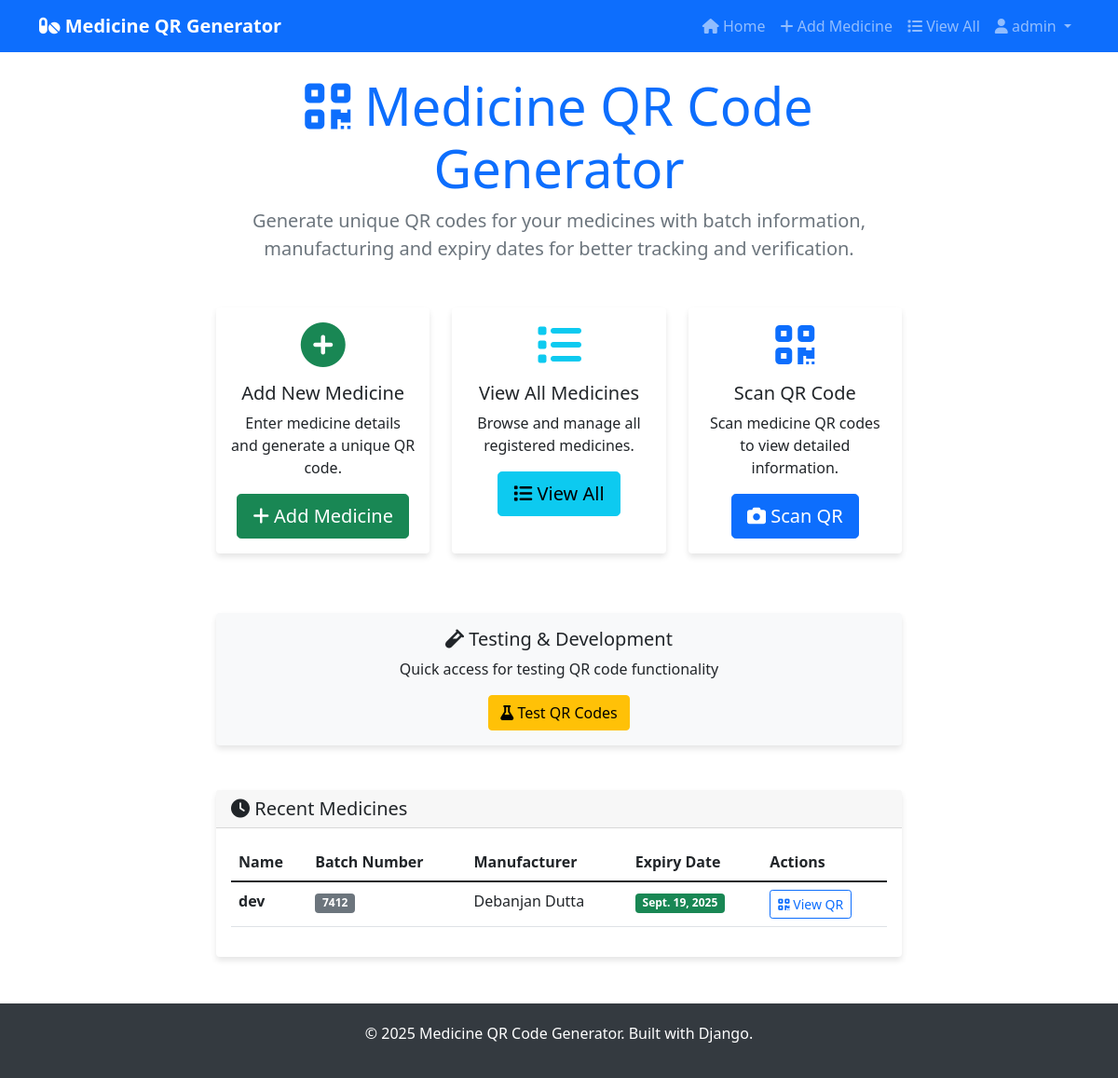
The app's page / (signed in) with its own data.
### medicines/models.py (models this page shows, shortened)
class Medicine(models.Model):
    name = models.CharField(max_length=255, help_text="Name of the medicine")
    description = models.TextField(blank=True, null=True, help_text="Medicine description")
    batch_number = models.CharField(max_length=100, unique=True, help_text="Unique batch number")
    manufacturing_date = models.DateField(help_text="Manufacturing date")
    expiry_date = models.DateField(help_text="Expiry date")
    manufacturer = models.CharField(max_length=255, help_text="Manufacturer name")
    mrp = models.DecimalField(max_digits=10, decimal_places=2, null=True, blank=True, help_text="Maximum Retail Price")
    caution = models.TextField(blank=True, null=True, help_text="Cautionary information")
    created_at = models.DateTimeField(auto_now_add=True)
    updated_at = models.DateTimeField(auto_now=True)
    class Meta:
        ordering = ['-created_at']
        verbose_name = "Medicine"
        verbose_name_plural = "Medicines"

### medicines/views.py (the view)
# urls.py: 2. Add a URL to urlpatterns:  path('', views.home, name='home')
def home(request):
    recent_medicines = Medicine.objects.all()[:5]
    return render(request, 'medicines/home.html', {'recent_medicines': recent_medicines})

### medicines/templates/medicines/home.html (shortened to what this page needs)
{% extends 'medicines/base.html' %}
{% block content %}
<div class="row">
    <div class="col-lg-8 mx-auto">
        <div class="text-center mb-5">
            <h1 class="display-4 text-primary">
                <i class="fas fa-qrcode"></i> Medicine QR Code Generator
            </h1>
            <p class="lead text-muted">
                Generate unique QR codes for your medicines with batch information,
                manufacturing and expiry dates for better tracking and verification.
            </p>
        </div>
        <div class="row mb-5">
            {% if user.is_authenticated %}
            <div class="col-md-4 mb-3">
                <div class="card h-100">
                    <div class="card-body text-center">
                        <i class="fas fa-plus-circle fa-3x text-success mb-3"></i>
                        <h5 class="card-title">Add New Medicine</h5>
                        <p class="card-text">Enter medicine details and generate a unique QR code.</p>
                        <a href="{% url 'medicines:create_qr' %}" class="btn btn-success btn-lg">
                            <i class="fas fa-plus"></i> Add Medicine
                        </a>
                    </div>
                </div>
            </div>
            <div class="col-md-4 mb-3">
                <div class="card h-100">
                    <div class="card-body text-center">
                        <i class="fas fa-list fa-3x text-info mb-3"></i>
                        <h5 class="card-title">View All Medicines</h5>
                        <p class="card-text">Browse and manage all registered medicines.</p>
                        <a href="{% url 'medicines:medicine_list' %}" class="btn btn-info btn-lg">
                            <i class="fas fa-list"></i> View All
                        </a>
                    </div>
                </div>
            </div>
            <div class="col-md-4 mb-3">
                <div class="card h-100">
                    <div class="card-body text-center">
                        <i class="fas fa-qrcode fa-3x text-primary mb-3"></i>
                        <h5 class="card-title">Scan QR Code</h5>
                        <p class="card-text">Scan medicine QR codes to view detailed information.</p>
                        <a href="{% url 'medicines:qr_scanner' %}" class="btn btn-primary btn-lg">
                            <i class="fas fa-camera"></i> Scan QR
                        </a>
                    </div>
                </div>
            </div>
            {% endif %}
        </div>
        {% if user.is_authenticated and recent_medicines %}
        <div class="row mb-5">
            <div class="col-12">
                <div class="card bg-light">
                    <div class="card-body text-center">
                        <h5 class="card-title"><i class="fas fa-vial"></i> Testing & Development</h5>
                        <p class="card-text">Quick access for testing QR code functionality</p>
                        <a href="{% url 'medicines:qr_test_page' %}" class="btn btn-warning">
                            <i class="fas fa-flask"></i> Test QR Codes
                        </a>
                    </div>
                </div>
            </div>
        </div>
        {% endif %}
        {% if user.is_authenticated %}
        {% if recent_medicines %}
        <div class="card">
            <div class="card-header">
                <h5 class="mb-0">
                    <i class="fas fa-clock"></i> Recent Medicines
                </h5>
            </div>
            <div class="card-body">
                <div class="table-responsive">
                    <table class="table table-hover">
                        <thead>
                            <tr>
                                <th>Name</th>
                                <th>Batch Number</th>
                                <th>Manufacturer</th>
                                <th>Expiry Date</th>
                                <th>Actions</th>
                            </tr>
                        </thead>
                        <tbody>
                            {% for medicine in recent_medicines %}
                            <tr>
                                <td><strong>{{ medicine.name }}</strong></td>
                                <td><span class="badge bg-secondary">{{ medicine.batch_number }}</span></td>
                                <td>{{ medicine.manufacturer }}</td>
                                <td>
                                    <span class="badge bg-{% if medicine.expiry_date|date:'Y-m-d' < 'today'|date:'Y-m-d' %}danger{% else %}success{% endif %}">
                                        {{ medicine.expiry_date }}
                                    </span>
                                </td>
                                <td>
                                    <a href="{% url 'medicines:qr_code_display' medicine.pk %}"
                                       class="btn btn-sm btn-outline-primary">
                                        <i class="fas fa-qrcode"></i> View QR
                                    </a>
                                </td>
                            </tr>
                            {% endfor %}
                        </tbody>
                    </table>
                </div>
            </div>
        </div>
        {% endif %}
        {% endif %}
    </div>
</div>
{% endblock %}

### medicines/templates/medicines/base.html (shortened to what this page needs)
<!DOCTYPE html>
<html lang="en">
<head>
    <link href="https://cdn.jsdelivr.net/npm/bootstrap@5.1.3/dist/css/bootstrap.min.css" rel="stylesheet">
    <link href="https://cdnjs.cloudflare.com/ajax/libs/font-awesome/6.0.0/css/all.min.css" rel="stylesheet">
</head>
<body>
    <nav class="navbar navbar-expand-lg navbar-dark bg-primary">
        <div class="container">
            <a class="navbar-brand" href="{% url 'medicines:home' %}">
                <i class="fas fa-pills"></i> Medicine QR Generator
            </a>
            <div class="collapse navbar-collapse" id="navbarNav">
                <ul class="navbar-nav ms-auto">
                    <li class="nav-item">
                        <a class="nav-link" href="{% url 'medicines:home' %}">
                            <i class="fas fa-home"></i> Home
                        </a>
                    </li>
                    {% if user.is_authenticated %}
                        <li class="nav-item">
                            <a class="nav-link" href="{% url 'medicines:create_qr' %}">
                                <i class="fas fa-plus"></i> Add Medicine
                            </a>
                        </li>
                        <li class="nav-item">
                            <a class="nav-link" href="{% url 'medicines:medicine_list' %}">
                                <i class="fas fa-list"></i> View All
                            </a>
                        </li>
                        <li class="nav-item dropdown">
                            <a class="nav-link dropdown-toggle" href="#" id="navbarDropdown" role="button" data-bs-toggle="dropdown">
                                <i class="fas fa-user"></i> {{ user.username }}
                            </a>
                        </li>
                    {% endif %}
                </ul>
            </div>
        </div>
    </nav>
    <main class="container mt-4">
        {% block content %}
        {% endblock %}
    </main>
    <footer class="text-center">
        <div class="container">
            <p>&copy; 2025 Medicine QR Code Generator. Built with Django.</p>
        </div>
    </footer>
</body>
</html>

### medicines/templates/medicines/base.html (style rules this page uses)
.navbar-brand { font-weight: bold; }
.card { box-shadow: 0 4px 6px rgba(0, 0, 0, 0.1); border: none; }
footer { background-color: #343a40; color: white; padding: 20px 0; margin-top: 50px; }

### records on screen
Medicine: name "dev", batch_number "7412", manufacturer "Debanjan Dutta", expiry_date "Sept. 19, 2025"

### other values on screen
{{ user.username }} "admin"
